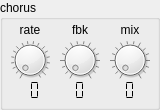
   <widget class="QGroupBox" name="chorusBox">
    <property name="geometry">
     <rect>
      <x>340</x>
      <y>380</y>
      <width>160</width>
      <height>110</height>
     </rect>
    </property>
    <property name="title">
     <string>chorus</string>
    </property>
    <widget class="QLabel" name="chorusRateLabel">
     <property name="geometry">
      <rect>
       <x>10</x>
       <y>20</y>
       <width>40</width>
       <height>20</height>
      </rect>
     </property>
     <property name="text">
      <string>rate</string>
     </property>
     <property name="alignment">
      <set>Qt::AlignCenter</set>
     </property>
     <property name="wordWrap">
      <bool>false</bool>
     </property>
    </widget>
    <widget class="QDial" name="chorusRateKnob">
     <property name="geometry">
      <rect>
       <x>10</x>
       <y>40</y>
       <width>40</width>
       <height>40</height>
      </rect>
     </property>
     <property name="maximum">
      <number>255</number>
     </property>
     <property name="pageStep">
      <number>16</number>
     </property>
     <property name="notchTarget">
      <double>15.000000000000000</double>
     </property>
     <property name="notchesVisible">
      <bool>true</bool>
     </property>
    </widget>
    <widget class="QLCDNumber" name="chorusRateDisplay">
     <property name="geometry">
      <rect>
       <x>20</x>
       <y>80</y>
       <width>21</width>
       <height>21</height>
      </rect>
     </property>
     <property name="frameShape">
      <enum>QFrame::NoFrame</enum>
     </property>
     <property name="numDigits">
      <number>2</number>
     </property>
     <property name="mode">
      <enum>QLCDNumber::Hex</enum>
     </property>
     <property name="segmentStyle">
      <enum>QLCDNumber::Flat</enum>
     </property>
    </widget>
    <widget class="QLabel" name="chorusFbkLabel">
     <property name="geometry">
      <rect>
       <x>60</x>
       <y>20</y>
       <width>40</width>
       <height>20</height>
      </rect>
     </property>
     <property name="text">
      <string>fbk</string>
     </property>
     <property name="alignment">
      <set>Qt::AlignCenter</set>
     </property>
     <property name="wordWrap">
      <bool>false</bool>
     </property>
    </widget>
    <widget class="QDial" name="chorusFbkKnob">
     <property name="geometry">
      <rect>
       <x>60</x>
       <y>40</y>
       <width>40</width>
       <height>40</height>
      </rect>
     </property>
     <property name="maximum">
      <number>15</number>
     </property>
     <property name="pageStep">
      <number>3</number>
     </property>
     <property name="notchTarget">
      <double>3.000000000000000</double>
     </property>
     <property name="notchesVisible">
      <bool>true</bool>
     </property>
    </widget>
    <widget class="QLCDNumber" name="chorusFbkDisplay">
     <property name="geometry">
      <rect>
       <x>70</x>
       <y>80</y>
       <width>21</width>
       <height>21</height>
      </rect>
     </property>
     <property name="frameShape">
      <enum>QFrame::NoFrame</enum>
     </property>
     <property name="numDigits">
      <number>1</number>
     </property>
     <property name="mode">
      <enum>QLCDNumber::Hex</enum>
     </property>
     <property name="segmentStyle">
      <enum>QLCDNumber::Flat</enum>
     </property>
    </widget>
    <widget class="QLabel" name="chorusMixLabel">
     <property name="geometry">
      <rect>
       <x>110</x>
       <y>20</y>
       <width>40</width>
       <height>20</height>
      </rect>
     </property>
     <property name="text">
      <string>mix</string>
     </property>
     <property name="alignment">
      <set>Qt::AlignCenter</set>
     </property>
     <property name="wordWrap">
      <bool>false</bool>
     </property>
    </widget>
    <widget class="QDial" name="chorusMixKnob">
     <property name="geometry">
      <rect>
       <x>110</x>
       <y>40</y>
       <width>40</width>
       <height>40</height>
      </rect>
     </property>
     <property name="maximum">
      <number>15</number>
     </property>
     <property name="pageStep">
      <number>3</number>
     </property>
     <property name="notchTarget">
      <double>3.000000000000000</double>
     </property>
     <property name="notchesVisible">
      <bool>true</bool>
     </property>
    </widget>
    <widget class="QLCDNumber" name="chorusMixDisplay">
     <property name="geometry">
      <rect>
       <x>120</x>
       <y>80</y>
       <width>21</width>
       <height>21</height>
      </rect>
     </property>
     <property name="frameShape">
      <enum>QFrame::NoFrame</enum>
     </property>
     <property name="numDigits">
      <number>1</number>
     </property>
     <property name="mode">
      <enum>QLCDNumber::Hex</enum>
     </property>
     <property name="segmentStyle">
      <enum>QLCDNumber::Flat</enum>
     </property>
    </widget>
   </widget>
